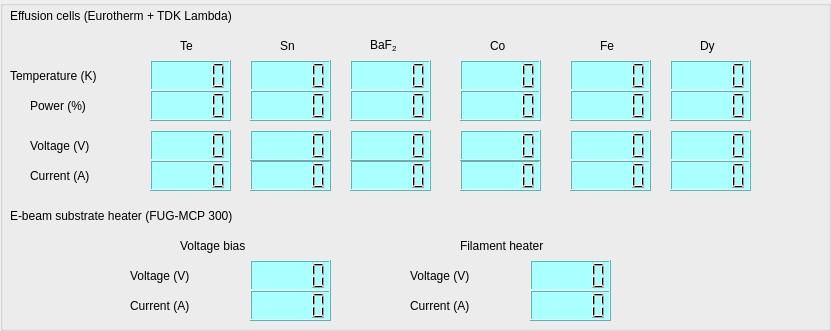
     <widget class="QGroupBox" name="groupBox_8">
      <property name="geometry">
       <rect>
        <x>10</x>
        <y>400</y>
        <width>831</width>
        <height>331</height>
       </rect>
      </property>
      <property name="title">
       <string/>
      </property>
      <widget class="QLabel" name="label_215">
       <property name="geometry">
        <rect>
         <x>10</x>
         <y>0</y>
         <width>471</width>
         <height>31</height>
        </rect>
       </property>
       <property name="styleSheet">
        <string notr="true">font: 12pt &quot;MS Shell Dlg 2&quot;;</string>
       </property>
       <property name="text">
        <string>Effusion cells (Eurotherm + TDK Lambda)</string>
       </property>
      </widget>
      <widget class="QLCDNumber" name="mv_lcd_T_Sn">
       <property name="geometry">
        <rect>
         <x>250</x>
         <y>60</y>
         <width>81</width>
         <height>31</height>
        </rect>
       </property>
       <property name="styleSheet">
        <string notr="true">background-color: rgb(170, 255, 255);</string>
       </property>
      </widget>
      <widget class="QLabel" name="label_216">
       <property name="geometry">
        <rect>
         <x>280</x>
         <y>30</y>
         <width>31</width>
         <height>31</height>
        </rect>
       </property>
       <property name="styleSheet">
        <string notr="true">font: 12pt &quot;MS Shell Dlg 2&quot;;</string>
       </property>
       <property name="text">
        <string>Sn</string>
       </property>
      </widget>
      <widget class="QLabel" name="label_217">
       <property name="geometry">
        <rect>
         <x>370</x>
         <y>30</y>
         <width>41</width>
         <height>31</height>
        </rect>
       </property>
       <property name="styleSheet">
        <string notr="true">font: 12pt &quot;MS Shell Dlg 2&quot;;</string>
       </property>
       <property name="text">
        <string>&lt;html&gt;&lt;head/&gt;&lt;body&gt;&lt;p&gt;BaF&lt;span style=&quot; vertical-align:sub;&quot;&gt;2&lt;/span&gt;&lt;/p&gt;&lt;/body&gt;&lt;/html&gt;</string>
       </property>
      </widget>
      <widget class="QLCDNumber" name="mv_lcd_T_BaF2">
       <property name="geometry">
        <rect>
         <x>350</x>
         <y>60</y>
         <width>81</width>
         <height>31</height>
        </rect>
       </property>
       <property name="styleSheet">
        <string notr="true">background-color: rgb(170, 255, 255);</string>
       </property>
      </widget>
      <widget class="QLabel" name="label_218">
       <property name="geometry">
        <rect>
         <x>490</x>
         <y>30</y>
         <width>31</width>
         <height>31</height>
        </rect>
       </property>
       <property name="styleSheet">
        <string notr="true">font: 12pt &quot;MS Shell Dlg 2&quot;;</string>
       </property>
       <property name="text">
        <string>Co</string>
       </property>
      </widget>
      <widget class="QLabel" name="label_219">
       <property name="geometry">
        <rect>
         <x>600</x>
         <y>30</y>
         <width>31</width>
         <height>31</height>
        </rect>
       </property>
       <property name="styleSheet">
        <string notr="true">font: 12pt &quot;MS Shell Dlg 2&quot;;</string>
       </property>
       <property name="text">
        <string>Fe</string>
       </property>
      </widget>
      <widget class="QLCDNumber" name="mv_lcd_T_Co">
       <property name="geometry">
        <rect>
         <x>460</x>
         <y>60</y>
         <width>81</width>
         <height>31</height>
        </rect>
       </property>
       <property name="styleSheet">
        <string notr="true">background-color: rgb(170, 255, 255);</string>
       </property>
      </widget>
      <widget class="QLCDNumber" name="mv_lcd_T_Fe">
       <property name="geometry">
        <rect>
         <x>570</x>
         <y>60</y>
         <width>81</width>
         <height>31</height>
        </rect>
       </property>
       <property name="styleSheet">
        <string notr="true">background-color: rgb(170, 255, 255);</string>
       </property>
      </widget>
      <widget class="QLabel" name="label_226">
       <property name="geometry">
        <rect>
         <x>10</x>
         <y>60</y>
         <width>161</width>
         <height>31</height>
        </rect>
       </property>
       <property name="styleSheet">
        <string notr="true">font: 10pt &quot;MS Shell Dlg 2&quot;;</string>
       </property>
       <property name="text">
        <string>Temperature (K)</string>
       </property>
      </widget>
      <widget class="QLabel" name="label_227">
       <property name="geometry">
        <rect>
         <x>30</x>
         <y>90</y>
         <width>131</width>
         <height>31</height>
        </rect>
       </property>
       <property name="styleSheet">
        <string notr="true">font: 10pt &quot;MS Shell Dlg 2&quot;;</string>
       </property>
       <property name="text">
        <string>Power (%)</string>
       </property>
      </widget>
      <widget class="QLCDNumber" name="mv_lcd_p_Co">
       <property name="geometry">
        <rect>
         <x>460</x>
         <y>90</y>
         <width>81</width>
         <height>31</height>
        </rect>
       </property>
       <property name="styleSheet">
        <string notr="true">background-color: rgb(170, 255, 255);</string>
       </property>
      </widget>
      <widget class="QLCDNumber" name="mv_lcd_p_BaF2">
       <property name="geometry">
        <rect>
         <x>350</x>
         <y>90</y>
         <width>81</width>
         <height>31</height>
        </rect>
       </property>
       <property name="styleSheet">
        <string notr="true">background-color: rgb(170, 255, 255);</string>
       </property>
      </widget>
      <widget class="QLCDNumber" name="mv_lcd_p_Fe">
       <property name="geometry">
        <rect>
         <x>570</x>
         <y>90</y>
         <width>81</width>
         <height>31</height>
        </rect>
       </property>
       <property name="styleSheet">
        <string notr="true">background-color: rgb(170, 255, 255);</string>
       </property>
      </widget>
      <widget class="QLCDNumber" name="mv_lcd_p_Sn">
       <property name="geometry">
        <rect>
         <x>250</x>
         <y>90</y>
         <width>81</width>
         <height>31</height>
        </rect>
       </property>
       <property name="styleSheet">
        <string notr="true">background-color: rgb(170, 255, 255);</string>
       </property>
      </widget>
      <widget class="QLabel" name="label_228">
       <property name="geometry">
        <rect>
         <x>30</x>
         <y>130</y>
         <width>161</width>
         <height>31</height>
        </rect>
       </property>
       <property name="styleSheet">
        <string notr="true">font: 10pt &quot;MS Shell Dlg 2&quot;;</string>
       </property>
       <property name="text">
        <string>Voltage (V)</string>
       </property>
      </widget>
      <widget class="QLabel" name="label_229">
       <property name="geometry">
        <rect>
         <x>30</x>
         <y>160</y>
         <width>161</width>
         <height>31</height>
        </rect>
       </property>
       <property name="styleSheet">
        <string notr="true">font: 10pt &quot;MS Shell Dlg 2&quot;;</string>
       </property>
       <property name="text">
        <string>Current (A)</string>
       </property>
      </widget>
      <widget class="QLCDNumber" name="mv_lcd_A_Co">
       <property name="geometry">
        <rect>
         <x>460</x>
         <y>160</y>
         <width>81</width>
         <height>31</height>
        </rect>
       </property>
       <property name="styleSheet">
        <string notr="true">background-color: rgb(170, 255, 255);</string>
       </property>
      </widget>
      <widget class="QLCDNumber" name="mv_lcd_V_Co">
       <property name="geometry">
        <rect>
         <x>460</x>
         <y>130</y>
         <width>81</width>
         <height>31</height>
        </rect>
       </property>
       <property name="styleSheet">
        <string notr="true">background-color: rgb(170, 255, 255);</string>
       </property>
      </widget>
      <widget class="QLCDNumber" name="mv_lcd_A_BaF2">
       <property name="geometry">
        <rect>
         <x>350</x>
         <y>160</y>
         <width>81</width>
         <height>31</height>
        </rect>
       </property>
       <property name="styleSheet">
        <string notr="true">background-color: rgb(170, 255, 255);</string>
       </property>
      </widget>
      <widget class="QLCDNumber" name="mv_lcd_A_Sn">
       <property name="geometry">
        <rect>
         <x>250</x>
         <y>160</y>
         <width>81</width>
         <height>31</height>
        </rect>
       </property>
       <property name="styleSheet">
        <string notr="true">background-color: rgb(170, 255, 255);</string>
       </property>
      </widget>
      <widget class="QLCDNumber" name="mv_lcd_V_BaF2">
       <property name="geometry">
        <rect>
         <x>350</x>
         <y>130</y>
         <width>81</width>
         <height>31</height>
        </rect>
       </property>
       <property name="styleSheet">
        <string notr="true">background-color: rgb(170, 255, 255);</string>
       </property>
      </widget>
      <widget class="QLCDNumber" name="mv_lcd_V_Fe">
       <property name="geometry">
        <rect>
         <x>570</x>
         <y>130</y>
         <width>81</width>
         <height>31</height>
        </rect>
       </property>
       <property name="styleSheet">
        <string notr="true">background-color: rgb(170, 255, 255);</string>
       </property>
      </widget>
      <widget class="QLCDNumber" name="mv_lcd_A_Fe">
       <property name="geometry">
        <rect>
         <x>570</x>
         <y>160</y>
         <width>81</width>
         <height>31</height>
        </rect>
       </property>
       <property name="styleSheet">
        <string notr="true">background-color: rgb(170, 255, 255);</string>
       </property>
      </widget>
      <widget class="QLCDNumber" name="mv_lcd_V_Sn">
       <property name="geometry">
        <rect>
         <x>250</x>
         <y>130</y>
         <width>81</width>
         <height>31</height>
        </rect>
       </property>
       <property name="styleSheet">
        <string notr="true">background-color: rgb(170, 255, 255);</string>
       </property>
      </widget>
      <widget class="QLabel" name="label_231">
       <property name="geometry">
        <rect>
         <x>10</x>
         <y>200</y>
         <width>471</width>
         <height>31</height>
        </rect>
       </property>
       <property name="styleSheet">
        <string notr="true">font: 12pt &quot;MS Shell Dlg 2&quot;;</string>
       </property>
       <property name="text">
        <string>E-beam substrate heater (FUG-MCP 300)</string>
       </property>
      </widget>
      <widget class="QLabel" name="label_232">
       <property name="geometry">
        <rect>
         <x>130</x>
         <y>290</y>
         <width>101</width>
         <height>31</height>
        </rect>
       </property>
       <property name="styleSheet">
        <string notr="true">font: 10pt &quot;MS Shell Dlg 2&quot;;</string>
       </property>
       <property name="text">
        <string>Current (A)</string>
       </property>
      </widget>
      <widget class="QLCDNumber" name="mv_lcd_V_bias">
       <property name="geometry">
        <rect>
         <x>250</x>
         <y>260</y>
         <width>81</width>
         <height>31</height>
        </rect>
       </property>
       <property name="styleSheet">
        <string notr="true">background-color: rgb(170, 255, 255);</string>
       </property>
      </widget>
      <widget class="QLabel" name="label_233">
       <property name="geometry">
        <rect>
         <x>130</x>
         <y>260</y>
         <width>101</width>
         <height>31</height>
        </rect>
       </property>
       <property name="styleSheet">
        <string notr="true">font: 10pt &quot;MS Shell Dlg 2&quot;;</string>
       </property>
       <property name="text">
        <string>Voltage (V)</string>
       </property>
      </widget>
      <widget class="QLCDNumber" name="mv_lcd_A_bias">
       <property name="geometry">
        <rect>
         <x>250</x>
         <y>290</y>
         <width>81</width>
         <height>31</height>
        </rect>
       </property>
       <property name="styleSheet">
        <string notr="true">background-color: rgb(170, 255, 255);</string>
       </property>
      </widget>
      <widget class="QLabel" name="label_234">
       <property name="geometry">
        <rect>
         <x>410</x>
         <y>290</y>
         <width>101</width>
         <height>31</height>
        </rect>
       </property>
       <property name="styleSheet">
        <string notr="true">font: 10pt &quot;MS Shell Dlg 2&quot;;</string>
       </property>
       <property name="text">
        <string>Current (A)</string>
       </property>
      </widget>
      <widget class="QLCDNumber" name="mv_lcd_V_fil">
       <property name="geometry">
        <rect>
         <x>530</x>
         <y>260</y>
         <width>81</width>
         <height>31</height>
        </rect>
       </property>
       <property name="styleSheet">
        <string notr="true">background-color: rgb(170, 255, 255);</string>
       </property>
      </widget>
      <widget class="QLabel" name="label_235">
       <property name="geometry">
        <rect>
         <x>410</x>
         <y>260</y>
         <width>101</width>
         <height>31</height>
        </rect>
       </property>
       <property name="styleSheet">
        <string notr="true">font: 10pt &quot;MS Shell Dlg 2&quot;;</string>
       </property>
       <property name="text">
        <string>Voltage (V)</string>
       </property>
      </widget>
      <widget class="QLCDNumber" name="mv_lcd_A_fil">
       <property name="geometry">
        <rect>
         <x>530</x>
         <y>290</y>
         <width>81</width>
         <height>31</height>
        </rect>
       </property>
       <property name="styleSheet">
        <string notr="true">background-color: rgb(170, 255, 255);</string>
       </property>
      </widget>
      <widget class="QLabel" name="label_236">
       <property name="geometry">
        <rect>
         <x>460</x>
         <y>230</y>
         <width>161</width>
         <height>31</height>
        </rect>
       </property>
       <property name="styleSheet">
        <string notr="true">font: 10pt &quot;MS Shell Dlg 2&quot;;</string>
       </property>
       <property name="text">
        <string>Filament heater</string>
       </property>
      </widget>
      <widget class="QLabel" name="label_237">
       <property name="geometry">
        <rect>
         <x>180</x>
         <y>230</y>
         <width>161</width>
         <height>31</height>
        </rect>
       </property>
       <property name="styleSheet">
        <string notr="true">font: 10pt &quot;MS Shell Dlg 2&quot;;</string>
       </property>
       <property name="text">
        <string>Voltage bias</string>
       </property>
      </widget>
      <widget class="QLCDNumber" name="mv_lcd_V_Te">
       <property name="geometry">
        <rect>
         <x>150</x>
         <y>130</y>
         <width>81</width>
         <height>31</height>
        </rect>
       </property>
       <property name="styleSheet">
        <string notr="true">background-color: rgb(170, 255, 255);</string>
       </property>
      </widget>
      <widget class="QLCDNumber" name="mv_lcd_A_Te">
       <property name="geometry">
        <rect>
         <x>150</x>
         <y>160</y>
         <width>81</width>
         <height>31</height>
        </rect>
       </property>
       <property name="styleSheet">
        <string notr="true">background-color: rgb(170, 255, 255);</string>
       </property>
      </widget>
      <widget class="QLCDNumber" name="mv_lcd_T_Te">
       <property name="geometry">
        <rect>
         <x>150</x>
         <y>60</y>
         <width>81</width>
         <height>31</height>
        </rect>
       </property>
       <property name="styleSheet">
        <string notr="true">background-color: rgb(170, 255, 255);</string>
       </property>
      </widget>
      <widget class="QLCDNumber" name="mv_lcd_p_Te">
       <property name="geometry">
        <rect>
         <x>150</x>
         <y>90</y>
         <width>81</width>
         <height>31</height>
        </rect>
       </property>
       <property name="styleSheet">
        <string notr="true">background-color: rgb(170, 255, 255);</string>
       </property>
      </widget>
      <widget class="QLabel" name="label_220">
       <property name="geometry">
        <rect>
         <x>180</x>
         <y>30</y>
         <width>31</width>
         <height>31</height>
        </rect>
       </property>
       <property name="styleSheet">
        <string notr="true">font: 12pt &quot;MS Shell Dlg 2&quot;;</string>
       </property>
       <property name="text">
        <string>Te</string>
       </property>
      </widget>
      <widget class="QLCDNumber" name="mv_lcd_V_Dy">
       <property name="geometry">
        <rect>
         <x>670</x>
         <y>130</y>
         <width>81</width>
         <height>31</height>
        </rect>
       </property>
       <property name="styleSheet">
        <string notr="true">background-color: rgb(170, 255, 255);</string>
       </property>
      </widget>
      <widget class="QLabel" name="label_221">
       <property name="geometry">
        <rect>
         <x>700</x>
         <y>30</y>
         <width>31</width>
         <height>31</height>
        </rect>
       </property>
       <property name="styleSheet">
        <string notr="true">font: 12pt &quot;MS Shell Dlg 2&quot;;</string>
       </property>
       <property name="text">
        <string>Dy</string>
       </property>
      </widget>
      <widget class="QLCDNumber" name="mv_lcd_T_Dy">
       <property name="geometry">
        <rect>
         <x>670</x>
         <y>60</y>
         <width>81</width>
         <height>31</height>
        </rect>
       </property>
       <property name="styleSheet">
        <string notr="true">background-color: rgb(170, 255, 255);</string>
       </property>
      </widget>
      <widget class="QLCDNumber" name="mv_lcd_p_Dy">
       <property name="geometry">
        <rect>
         <x>670</x>
         <y>90</y>
         <width>81</width>
         <height>31</height>
        </rect>
       </property>
       <property name="styleSheet">
        <string notr="true">background-color: rgb(170, 255, 255);</string>
       </property>
      </widget>
      <widget class="QLCDNumber" name="mv_lcd_A_Dy">
       <property name="geometry">
        <rect>
         <x>670</x>
         <y>160</y>
         <width>81</width>
         <height>31</height>
        </rect>
       </property>
       <property name="styleSheet">
        <string notr="true">background-color: rgb(170, 255, 255);</string>
       </property>
      </widget>
     </widget>
